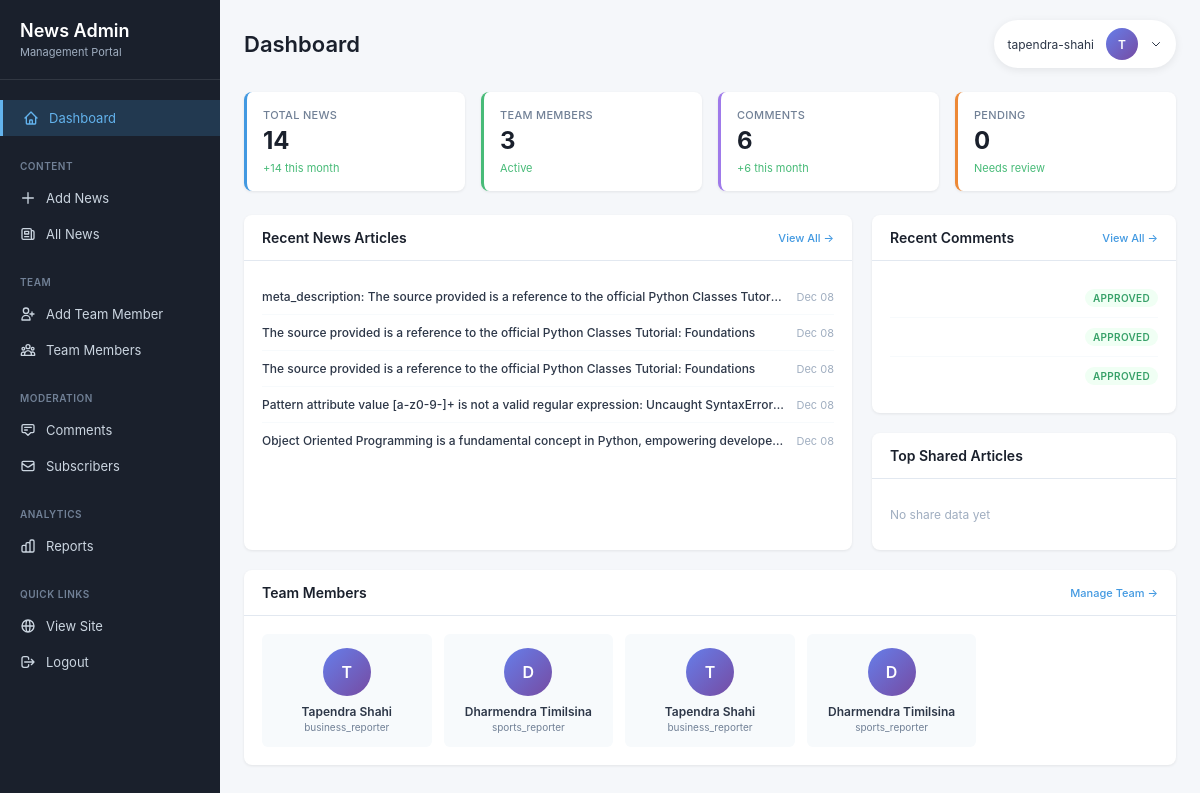
Screenshot of /custom-admin/ (signed in) with the database file from the repository.
### news/models.py (models this page shows, shortened)
class News(models.Model):
    CATEGORY_CHOICES = [
        ('business', 'Business'),
        ('political', 'Political'),
        ('tech', 'Tech'),
        ('education', 'Education'),
    ]
    VISIBILITY_CHOICES = [
        ('public', 'Public'),
        ('private', 'Private'),
        ('password', 'Password Protected'),
    ]
    title = models.CharField(max_length=255)
    slug = models.SlugField(max_length=255, blank=True, help_text="URL-friendly version of title")
    content = models.TextField()
    excerpt = models.TextField(max_length=300, blank=True, help_text="Brief summary of the article")
    category = models.CharField(max_length=50, choices=CATEGORY_CHOICES, default='business')
    tags = models.CharField(max_length=500, blank=True, help_text="Comma-separated tags")
    author = models.ForeignKey(TeamMember, on_delete=models.SET_NULL, null=True, blank=True, related_name='articles', help_text="Select the author from team members")
    meta_description = models.CharField(max_length=160, blank=True, help_text="SEO meta description")
    visibility = models.CharField(max_length=20, choices=VISIBILITY_CHOICES, default='public')
    publish_date = models.DateTimeField(null=True, blank=True, help_text="Schedule publish date/time")
    created_at = models.DateTimeField(auto_now_add=True)
    updated_at = models.DateTimeField(auto_now=True)
    image = models.ImageField(upload_to='news_images/', blank=True, null=True)
    class Meta:
        ordering = ['-created_at']
        verbose_name = 'News Article'
        verbose_name_plural = 'News Articles'

class Comment(models.Model):
    news = models.ForeignKey(News, on_delete=models.CASCADE, related_name='comments')
    name = models.CharField(max_length=100, help_text="Commenter's name")
    email = models.EmailField(help_text="Commenter's email (not displayed publicly)")
    text = models.TextField(help_text="Comment text")
    created_at = models.DateTimeField(auto_now_add=True)
    is_approved = models.BooleanField(default=True, help_text="Whether this comment is approved for display")
    class Meta:
        ordering = ['-created_at']
        verbose_name = 'Comment'
        verbose_name_plural = 'Comments'

class TeamMember(models.Model):
    ROLE_CHOICES = [
        ('editor_in_chief', 'Editor-in-Chief'),
        ('tech_editor', 'Tech Editor'),
        ('political_analyst', 'Political Analyst'),
        ('business_reporter', 'Business Reporter'),
        ('sports_reporter', 'Sports Reporter'),
        ('senior_editor', 'Senior Editor'),
        ('staff_writer', 'Staff Writer'),
        ('photographer', 'Photographer'),
        ('video_journalist', 'Video Journalist'),
    ]
    name = models.CharField(max_length=255)
    role = models.CharField(max_length=50, choices=ROLE_CHOICES)
    bio = models.TextField(blank=True, help_text="Brief biography of the team member")
    photo = models.ImageField(upload_to='team_photos/', blank=True, null=True, help_text="Professional headshot")
    email = models.EmailField(blank=True, help_text="Professional email address")
    twitter_url = models.URLField(blank=True, help_text="Twitter profile URL")
    linkedin_url = models.URLField(blank=True, help_text="LinkedIn profile URL")
    is_active = models.BooleanField(default=True, help_text="Is this team member currently active?")
    order = models.IntegerField(default=0, help_text="Display order (lower numbers appear first)")
    joined_date = models.DateField(auto_now_add=True)
    class Meta:
        ordering = ['order', 'name']
        verbose_name = 'Team Member'
        verbose_name_plural = 'Team Members'

### news/admin_views.py (the view)
# urls.py: path('', admin_views.admin_dashboard, name='dashboard'),
@staff_member_required
def admin_dashboard(request):
    total_news = News.objects.count()
    total_team = TeamMember.objects.filter(is_active=True).count()
    total_comments = Comment.objects.count()
    pending_comments = Comment.objects.filter(is_approved=False).count()
    recent_news = News.objects.order_by('-created_at')[:5]
    recent_comments = Comment.objects.order_by('-created_at')[:5]
    categories = News.objects.values('category').annotate(count=Count('id'))
    thirty_days_ago = timezone.now() - timedelta(days=30)
    news_last_month = News.objects.filter(created_at__gte=thirty_days_ago).count()
    comments_last_month = Comment.objects.filter(created_at__gte=thirty_days_ago).count()
    top_shared = []
    for news in News.objects.all()[:10]:
        total_shares = ShareCount.objects.filter(news=news).aggregate(
            total=Count('id')
        )['total'] or 0
        if total_shares > 0:
            top_shared.append({'news': news, 'shares': total_shares})
    top_shared.sort(key=lambda x: x['shares'], reverse=True)
    top_shared = top_shared[:5]
    context = {
        'total_news': total_news,
        'total_team': total_team,
        'total_comments': total_comments,
        'pending_comments': pending_comments,
        'recent_news': recent_news,
        'recent_comments': recent_comments,
        'categories': categories,
        'news_last_month': news_last_month,
        'comments_last_month': comments_last_month,
        'top_shared': top_shared,
    }
    return render(request, 'admin/custom_admin.html', context)

### news/templates/admin/custom_admin.html (shortened to what this page needs)
{% load static %}
<!DOCTYPE html>
<html lang="en">
<head>
</head>
<body>
    <div class="container">
        <aside class="sidebar">
            <div class="sidebar-header">
                <h2>News Admin</h2>
                <p>Management Portal</p>
            </div>
            <nav>
                <a href="{% url 'custom_admin:dashboard' %}" class="menu-item active">
                    <svg fill="none" stroke="currentColor" viewBox="0 0 24 24">
                        <path stroke-linecap="round" stroke-linejoin="round" stroke-width="2" d="M3 12l2-2m0 0l7-7 7 7M5 10v10a1 1 0 001 1h3m10-11l2 2m-2-2v10a1 1 0 01-1 1h-3m-6 0a1 1 0 001-1v-4a1 1 0 011-1h2a1 1 0 011 1v4a1 1 0 001 1m-6 0h6"/>
                    </svg>
                    <span>Dashboard</span>
                </a>
                <div class="menu-section">
                    <div class="menu-section-title">Content</div>
                    <a href="{% url 'custom_admin:news_create' %}" class="menu-item">
                        <svg fill="none" stroke="currentColor" viewBox="0 0 24 24">
                            <path stroke-linecap="round" stroke-linejoin="round" stroke-width="2" d="M12 4v16m8-8H4"/>
                        </svg>
                        <span>Add News</span>
                    </a>
                    <a href="{% url 'custom_admin:news_list' %}" class="menu-item">
                        <svg fill="none" stroke="currentColor" viewBox="0 0 24 24">
                            <path stroke-linecap="round" stroke-linejoin="round" stroke-width="2" d="M19 20H5a2 2 0 01-2-2V6a2 2 0 012-2h10a2 2 0 012 2v1m2 13a2 2 0 01-2-2V7m2 13a2 2 0 002-2V9a2 2 0 00-2-2h-2m-4-3H9M7 16h6M7 8h6v4H7V8z"/>
                        </svg>
                        <span>All News</span>
                    </a>
                </div>
                <div class="menu-section">
                    <div class="menu-section-title">Team</div>
                    <a href="{% url 'custom_admin:team_create' %}" class="menu-item">
                        <svg fill="none" stroke="currentColor" viewBox="0 0 24 24">
                            <path stroke-linecap="round" stroke-linejoin="round" stroke-width="2" d="M18 9v3m0 0v3m0-3h3m-3 0h-3m-2-5a4 4 0 11-8 0 4 4 0 018 0zM3 20a6 6 0 0112 0v1H3v-1z"/>
                        </svg>
                        <span>Add Team Member</span>
                    </a>
                    <a href="{% url 'custom_admin:team_list' %}" class="menu-item">
                        <span>Team Members</span>
                    </a>
                </div>
                <div class="menu-section">
                    <div class="menu-section-title">Moderation</div>
                    <a href="{% url 'custom_admin:comments_list' %}" class="menu-item">
                        <svg fill="none" stroke="currentColor" viewBox="0 0 24 24">
                            <path stroke-linecap="round" stroke-linejoin="round" stroke-width="2" d="M7 8h10M7 12h4m1 8l-4-4H5a2 2 0 01-2-2V6a2 2 0 012-2h14a2 2 0 012 2v8a2 2 0 01-2 2h-3l-4 4z"/>
                        </svg>
                        <span>Comments</span>
                    </a>
                    <a href="{% url 'custom_admin:subscribers' %}" class="menu-item">
                        <svg fill="none" stroke="currentColor" viewBox="0 0 24 24">
                            <path stroke-linecap="round" stroke-linejoin="round" stroke-width="2" d="M3 8l7.89 5.26a2 2 0 002.22 0L21 8M5 19h14a2 2 0 002-2V7a2 2 0 00-2-2H5a2 2 0 00-2 2v10a2 2 0 002 2z"/>
                        </svg>
                        <span>Subscribers</span>
                    </a>
                </div>
                <div class="menu-section">
                    <div class="menu-section-title">Analytics</div>
                    <a href="{% url 'custom_admin:reports' %}" class="menu-item">
                        <span>Reports</span>
                    </a>
                </div>
                <div class="menu-section">
                    <div class="menu-section-title">Quick Links</div>
                    <a href="/" class="menu-item">
                        <svg fill="none" stroke="currentColor" viewBox="0 0 24 24">
                            <path stroke-linecap="round" stroke-linejoin="round" stroke-width="2" d="M21 12a9 9 0 01-9 9m9-9a9 9 0 00-9-9m9 9H3m9 9a9 9 0 01-9-9m9 9c1.657 0 3-4.03 3-9s-1.343-9-3-9m0 18c-1.657 0-3-4.03-3-9s1.343-9 3-9m-9 9a9 9 0 019-9"/>
                        </svg>
                        <span>View Site</span>
                    </a>
                    <a href="{% url 'custom_admin:logout' %}" class="menu-item">
                        <svg fill="none" stroke="currentColor" viewBox="0 0 24 24">
                            <path stroke-linecap="round" stroke-linejoin="round" stroke-width="2" d="M17 16l4-4m0 0l-4-4m4 4H7m6 4v1a3 3 0 01-3 3H6a3 3 0 01-3-3V7a3 3 0 013-3h4a3 3 0 013 3v1"/>
                        </svg>
                        <span>Logout</span>
                    </a>
                </div>
            </nav>
        </aside>
        <main class="main-content">
            <div class="top-bar">
                <h1>Dashboard</h1>
                <div class="user-menu-container">
                    <div class="user-info" onclick="toggleUserDropdown()">
                        <span>{{ request.user.username }}</span>
                        <div class="user-avatar">{{ request.user.username|slice:":1"|upper }}</div>
                        <svg width="12" height="12" fill="none" stroke="currentColor" viewBox="0 0 24 24">
                            <path stroke-linecap="round" stroke-linejoin="round" stroke-width="2" d="M19 9l-7 7-7-7"/>
                        </svg>
                    </div>
                </div>
            </div>
            <div class="stats-grid">
                <div class="stat-card blue">
                    <div class="stat-label">Total News</div>
                    <div class="stat-value">{{ total_news }}</div>
                    <div class="stat-change">+{{ news_last_month }} this month</div>
                </div>
                <div class="stat-card green">
                    <div class="stat-label">Team Members</div>
                    <div class="stat-value">{{ total_team }}</div>
                    <div class="stat-change">Active</div>
                </div>
                <div class="stat-card purple">
                    <div class="stat-label">Comments</div>
                    <div class="stat-value">{{ total_comments }}</div>
                    <div class="stat-change">+{{ comments_last_month }} this month</div>
                </div>
                <div class="stat-card orange">
                    <div class="stat-label">Pending</div>
                    <div class="stat-value">{{ pending_comments }}</div>
                    <div class="stat-change {% if pending_comments > 0 %}negative{% endif %}">Needs review</div>
                </div>
            </div>
            <div class="content-grid">
                <div class="card">
                    <div class="card-header">
                        <h3 class="card-title">Recent News Articles</h3>
                        <a href="{% url 'custom_admin:news_list' %}" class="card-action">View All →</a>
                    </div>
                    <div class="card-body">
                        <ul class="item-list">
                            {% for news in recent_news %}
                            <li>
                                <div class="item-title">{{ news.title }}</div>
                                <div class="item-meta">{{ news.created_at|date:"M d" }}</div>
                            </li>
                            {% empty %}
                            <li style="color: #a0aec0; text-align: center;">No news articles yet</li>
                            {% endfor %}
                        </ul>
                    </div>
                </div>
                <div>
                    <div class="card" style="margin-bottom: 20px;">
                        <div class="card-header">
                            <h3 class="card-title">Recent Comments</h3>
                            <a href="{% url 'custom_admin:comments_list' %}" class="card-action">View All →</a>
                        </div>
                        <div class="card-body">
                            <ul class="item-list">
                                {% for comment in recent_comments|slice:":3" %}
                                <li>
                                    <span class="badge {% if comment.is_approved %}approved{% else %}pending{% endif %}">
                                        {% if comment.is_approved %}Approved{% else %}Pending{% endif %}
                                    </span>
                                </li>
                                {% empty %}
                                <li style="color: #a0aec0; text-align: center;">No comments yet</li>
                                {% endfor %}
                            </ul>
                        </div>
                    </div>
                    <div class="card">
                        <div class="card-header">
                            <h3 class="card-title">Top Shared Articles</h3>
                        </div>
                        <div class="card-body">
                            <ul class="item-list">
                                {% for item in top_shared|slice:":3" %}
                                <li>
                                    <div class="item-title">{{ item.news.title|truncatewords:4 }}</div>
                                    <div class="item-meta">{{ item.shares }} shares</div>
                                </li>
                                {% empty %}
                                <li style="color: #a0aec0; text-align: center;">No share data yet</li>
                                {% endfor %}
                            </ul>
                        </div>
                    </div>
                </div>
            </div>
            <div class="card">
                <div class="card-header">
                    <h3 class="card-title">Team Members</h3>
                    <a href="{% url 'custom_admin:team_list' %}" class="card-action">Manage Team →</a>
                </div>
                <div class="card-body">
                    <div class="team-grid">
                        {% for member in recent_news|slice:":6" %}
                        {% if member.author %}
                        <div class="team-member">
                            <div class="team-avatar">{{ member.author.name|slice:":1"|upper }}</div>
                            <div class="team-name">{{ member.author.name|truncatewords:2 }}</div>
                            <div class="team-role">{{ member.author.role }}</div>
                        </div>
                        {% endif %}
                        {% empty %}
                        <div style="grid-column: 1/-1; text-align: center; color: #a0aec0; padding: 20px;">
                            No team members yet
                        </div>
                        {% endfor %}
                    </div>
                </div>
            </div>
        </main>
    </div>
</body>
</html>

### rows the page displays
News: title "meta_description: The source provided is a reference to the official Python Classes Tutori…", created_at "Dec 08", author.name "T", author.name "Tapendra Shahi", author.role "business_reporter"
News: title "The source provided is a reference to the official Python Classes Tutorial: Foundations", created_at "Dec 08", author.name "D", author.name "Dharmendra Timilsina", author.role "sports_reporter"
News: title "The source provided is a reference to the official Python Classes Tutorial: Foundations", created_at "Dec 08", author.name "T", author.name "Tapendra Shahi", author.role "business_reporter"
News: title "Pattern attribute value [a-z0-9-]+ is not a valid regular expression: Uncaught SyntaxError…", created_at "Dec 08", author.name "D", author.name "Dharmendra Timilsina", author.role "sports_reporter"
News: title "Object Oriented Programming is a fundamental concept in Python, empowering develope…", created_at "Dec 08"
Comment: is_approved "APPROVED"
Comment: is_approved "APPROVED"
Comment: is_approved "APPROVED"

### other values shown
{{ request.user.username }} "tapendra-shahi"
{{ request.user.username|slice:":1"|upper }} "T"
{{ total_news }} "14"
{{ news_last_month }} "14"
{{ total_team }} "3"
{{ total_comments }} "6"
{{ comments_last_month }} "6"
{{ pending_comments }} "0"
